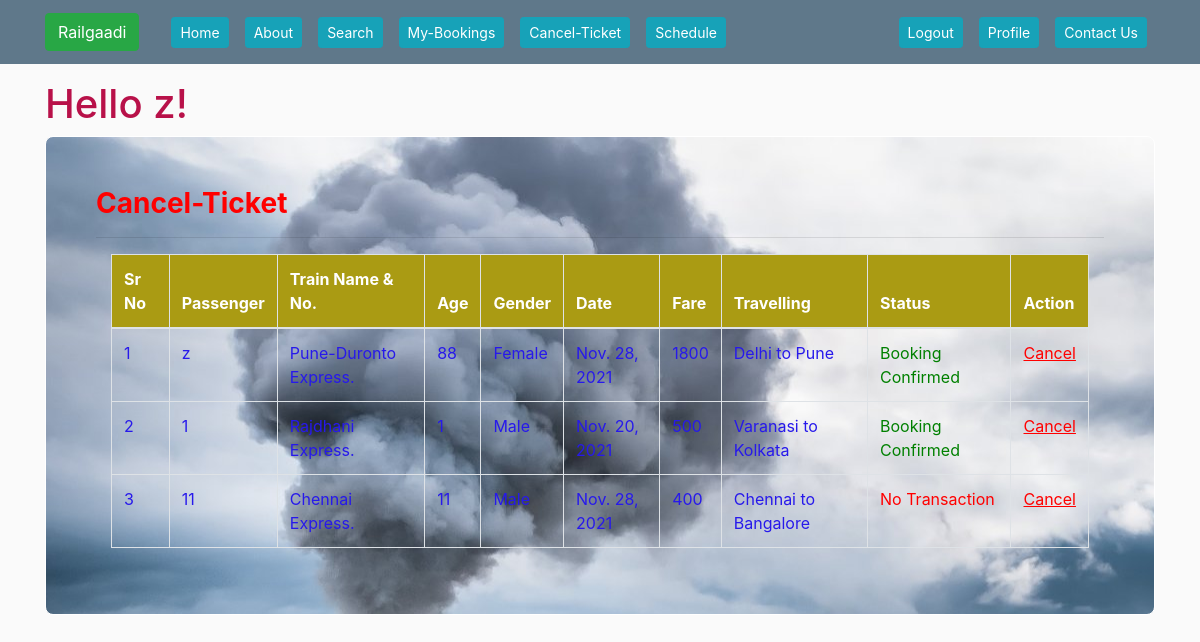
The page /cancel/ (signed in) on the database its author committed.
### train/models.py (models this page shows, shortened)
class Passenger(models.Model):
    user = models.ForeignKey(User,on_delete=models.CASCADE,null=True)
    train = models.ForeignKey(Add_Train,on_delete=models.CASCADE,null=True)
    name = models.CharField(max_length=100,null=True)
    age = models.IntegerField(null=True)
    gender = models.CharField(max_length=30,null=True)
    route=models.CharField(max_length=100,null=True)
    status = models.CharField(max_length=30,null=True)
    date1 = models.DateField(null=True)
    fare = models.IntegerField(null=True)

class Add_Train(models.Model):
    trainname = models.CharField(max_length=30,null=True)
    train_no = models.IntegerField(null=True)
    from_city = models.CharField(max_length=30,null=True)
    to_city = models.CharField(max_length=30,null=True)
    departuretime=models.TimeField(null=True)
    arrivaltime=models.TimeField(null=True)
    traveltime=models.TimeField(null=True)
    distance=models.IntegerField(null=True)
    img=models.FileField(default= 'default.jpg', upload_to ='train.pics')

### train/views.py (the view)
# urls.py: path('cancel/', train_views.cancel, name='cancel'),
@login_required
def cancel(request):
    user2 = User.objects.filter(username=request.user.username).get()
    user1 = User.objects.filter(username=user2).get()
    pro = Passenger.objects.filter(user=user1)
    book = Book_ticket.objects.filter(user=user1)
    d = {'user':user1,'pro':pro,'book':book}
    return render(request,'train/cancel.html',d)

### train/templates/train/cancel.html (shortened to what this page needs)
{% extends 'train/base.html' %}
{% load static %}
{% block content %}
<div style="color:rgb(39, 25, 235);border:1px solid white;border-radius:8px;background-color:white;padding:50px;
background-image: url(http://127.0.0.1:8000/media/train.pics/Rajdhani_Ou1OZMW.jpg);
">
        <h3 style="color: red;"><strong>Cancel-Ticket</strong></h3><hr>
<div class="container">
<table class="table table-bordered" id="myTable">
  <thead style="color:white;background-color:rgb(170, 155, 19)">
  <tr>
    <th>Sr No</th>
    <th>Passenger</th>
      <th>Train Name & No.</th>
      <th>Age</th>
    <th>Gender</th>
    <th>Date</th>
       <th>Fare</th>
       <th>Travelling</th>
       <th>Status</th>
     <th>Action</th>
  </tr>
  </thead>
   <tbody>
    {% for i in pro %}
  <tr>
    <td>{{forloop.counter}}</td>
    <td>{{i.name}}</td>
    <td>{{i.train.trainname}}. {{i.train.tran_no}}</td>
      <td>{{i.age}}</td>
      <td>{{i.gender}}</td>
      <td>{{i.date1}}</td>
      <td>{{i.fare}}</td>
      <td>{{i.route}}</td>
      {% if i.status == 'set' %}
      <td style="color:green">Booking Confirmed</td>
      {% else %}
      <td style="color:red">No Transaction</td>
      {% endif %}
    <td><a href="{% url 'delete_my_booking' i.id %}" style="color:red"><u>Cancel</u></a>
    </td>
  </tr>
    {% endfor %}
    </tbody>
</table>
 </div>
</div>
{% endblock content %}

### train/templates/train/base.html (shortened to what this page needs)
{% load static %}
<!DOCTYPE html>
<html>
<head>
    <link rel="stylesheet" href="https://maxcdn.bootstrapcdn.com/bootstrap/4.0.0/css/bootstrap.min.css">
    <link rel="stylesheet" type="text/css" href="{% static 'train/main.css' %}">
</head>
<body>
    <header class="site-header">
      <nav class="navbar navbar-expand-md navbar-dark bg-steel fixed-top">
        <div class="container">
          {% if user.is_authenticated %}
          <a class="navbar-brand mr-4" href="{% url 'railgaadi' %}"><button type="button" class="btn btn-success  "> Railgaadi</button></a>
          {% endif %}
          <div class="collapse navbar-collapse" id="navbarToggle">
            <div class="navbar-nav mr-auto">
              <a class="nav-item nav-link" href="{% url 'train-home' %}"><button type="button" class="btn btn-info btn-sm "> Home</button></a>
              <a class="nav-item nav-link" href="{% url 'train-about' %}"><button type="button" class="btn btn-info btn-sm "> About</button></a>
              {% if user.is_authenticated %}
              <a class="nav-item nav-link" href="{% url 'search' %}"><button type="button" class="btn btn-info btn-sm "> Search</button></a>
              <a class="nav-item nav-link" href="{% url 'my_booking' %}"><button type="button" class="btn btn-info btn-sm "> My-Bookings</button></a>
              <a class="nav-item nav-link" href="{% url 'cancel' %}"><button type="button" class="btn btn-info btn-sm "> Cancel-Ticket</button></a>
              <a class="nav-item nav-link" href="{% url 'schedule' %}"><button type="button" class="btn btn-info btn-sm "> Schedule</button></a>
              {% endif %}
            </div>
            <div class="navbar-nav">
                {% if user.is_authenticated %}
                <a class="nav-item nav-link" href="{% url 'logout' %}"><button type="button" class="btn btn-info btn-sm"> Logout</button></a>
                <a class="nav-item nav-link" href="{% url 'profile' %}"><button type="button" class="btn btn-info btn-sm"> Profile</button></a>
                <a class="nav-item nav-link" href="{% url 'contact' %}"><button type="button" class="btn btn-info btn-sm "> Contact Us</button></a>
                {% endif %}
            </div>
          </div>
        </div>
      </nav>
    </header>
    <main role="main" class="container">
      <div class="row">
        <div class="col-md-12">
          {% if user.is_authenticated %}
                <h1 style="color: rgb(184, 17, 73); font-style:initial;">Hello {{user.username}}!</h1>
          {% endif %}
          {% block content %}{% endblock %}
        </div>
    </main>
</body>
</html>

### train/static/train/main.css (style rules this page uses)
body { background: #fafafa; color: #333333; margin-top: 5rem; }
h1, h2, h3, h4, h5, h6 { color: #444444; }
.bg-steel { background-color: #5f788a; }
.site-header .navbar-nav .nav-link { color: #cbd5db; }

### rows shown on the page
Passenger: name "z", train.trainname "Pune-Duronto Express", age "88", gender "Female", date1 "Nov. 28, 2021", fare "1800", route "Delhi to Pune", status "Booking Confirmed"
Passenger: name "1", train.trainname "Rajdhani Express", age "1", gender "Male", date1 "Nov. 20, 2021", fare "500", route "Varanasi to Kolkata", status "Booking Confirmed"
Passenger: name "11", train.trainname "Chennai Express", age "11", gender "Male", date1 "Nov. 28, 2021", fare "400", route "Chennai to Bangalore", shows "No Transaction"

### other values the page prints
{{ user.username }} "z"
